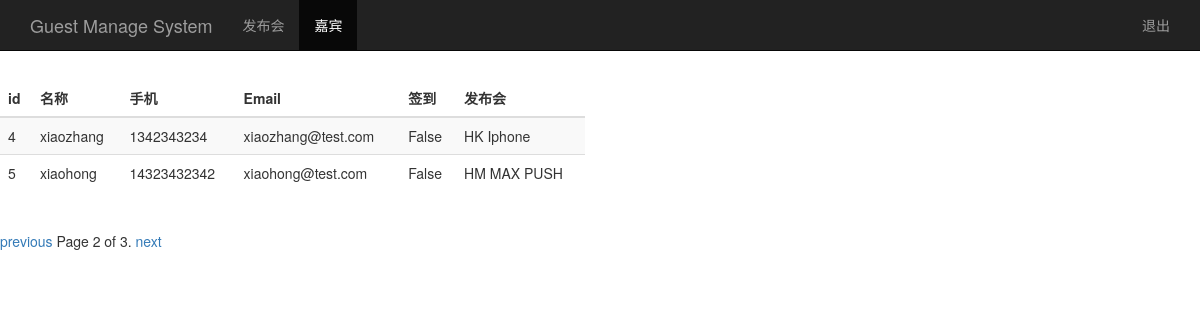
Before: /guest_manage/?page=2 with the older database file.
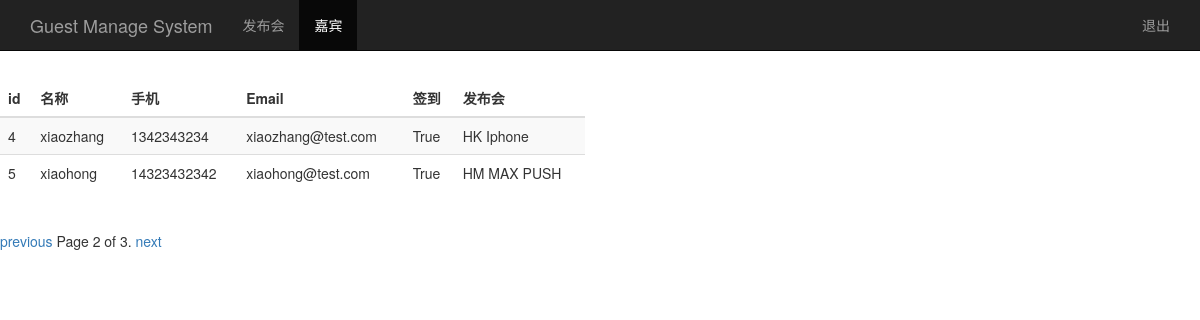
After: the same page with the newer database file.
### sign/models.py (models this page shows, shortened)
class Guest(models.Model):
	event = models.ForeignKey(Event) #关联发布会id
	realname = models.CharField(max_length=64) #姓名
	phone = models.CharField(max_length=16) #手机号
	email = models.EmailField() #邮箱
	sign = models.BooleanField() #签到状态
	creat_time = models.DateTimeField(auto_now=True) #创建时间（自动或当前时间）
	class Meta:
		unique_together = ('event','phone')

class Event(models.Model):
	name = models.CharField(max_length=100) #发布会标题
	limit = models.IntegerField() #参加人数
	status = models.BooleanField() #状态
	address = models.CharField(max_length=200) #地址
	start_time = models.DateTimeField('event_time') #发布会时间
	creat_time = models.DateTimeField(auto_now=True) #创建时间（自动获取当前时间）
	def __str__(self):
		return self.name

### sign/views.py (the view)
# urls.py: url(r'^guest_manage/$', views.guest_manage),
def guest_manage(request):
	guest_list = Guest.objects.all()
	username = request.session.get('user','')
	paginator = Paginator(guest_list, 2)
	p = request.GET.get('page')
	try:
		contacts = paginator.page(p)
	except PageNotAnInteger:
		contacts = paginator.page(1)
	except EmptyPage:
		contacts = paginator.page(paginator.num_pages)
	return render(request, 'guest_manage.html',{'user':username,'guests':contacts})

### sign/templates/guest_manage.html (shortened to what this page needs)
<!DOCTYPE html>
<html lang="zh-CN">
<head>
    {% load bootstrap3 %}
    {% bootstrap_css %}
</head>
<body>
    <nav class="navbar navbar-inverse navbar-fixed-top">
    	<div class="container">
    		<div class="navbar-header">
    			<a href="/event_manage/" class="navbar-brand"> Guest Manage System</a>
    		</div>
    		<div id='navbar' class="collapse navbar-collapse">
    			<ul class='nav navbar-nav'>
    				<li ><a href="/event_manage/">发布会</a></li>
    				<li class="active"><a href="#">嘉宾</a></li>
    			</ul>
    			<ul class="nav navbar-nav navbar-right">
    				<li><a href="#">{{user}}</a></li>
    				<li><a href="/logout/">退出</a></li>
    			</ul>
    		</div>
    	</div>
    </nav>
    <div class="row" style="padding-top: 80px;">
    	<div class="col-md-6">
    		<table class="table table-striped">
    			<thead>
    				<tr>
    					<th>id</th><th>名称</th><th>手机</th><th>Email</th><th>签到</th><th>发布会</th>
    				</tr>
    			</thead>
    			<tbody>
    				{% for guest in guests %}
    					<tr>
    						<td>{{ guest.id }}</td>
    						<td>{{ guest.realname }}</td>
    						<td>{{ guest.phone }}</td>
    						<td>{{ guest.email }}</td>
    						<td>{{ guest.sign }}</td>
                            <td>{{ guest.event }}</td>
    					</tr>
    				{% endfor %}
    			</tbody>
    		</table>
    	</div>
    </div>
    <div class='pagination'>
        <span class='step-links'>
            {% if guests.has_previous %}
                <a href="?page={{guests.previous_page_number}}">previous</a>
            {% endif %}
                <span class='current'>
                    Page {{guests.number}} of {{guests.paginator.num_pages}}.
                </span>
            {% if guests.has_next %}
                <a href="?page={{guests.next_page_number}}">next</a>
            {% endif %}
        </span>
    </div>
</html>

Changed rows visible on the page:
changed Guest "xiaozhang": sign "False" → "True"
changed Guest "xiaohong": sign "False" → "True"
